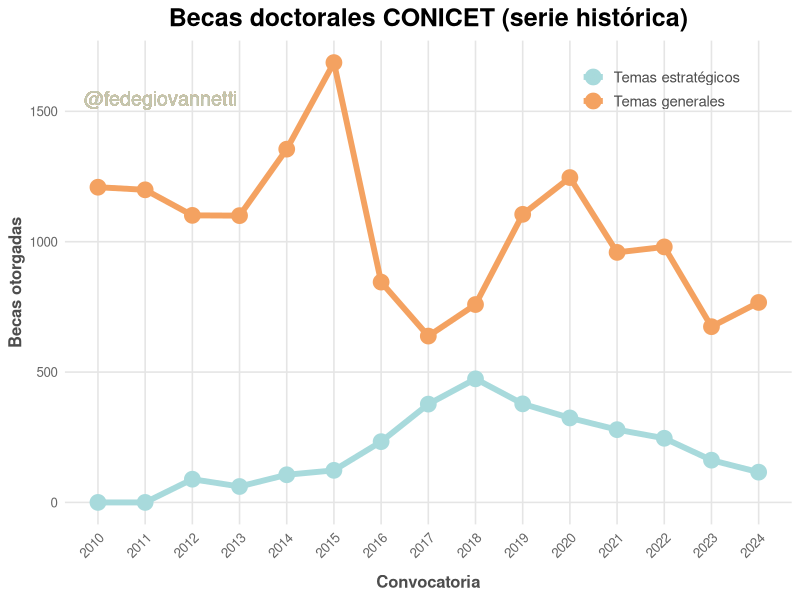
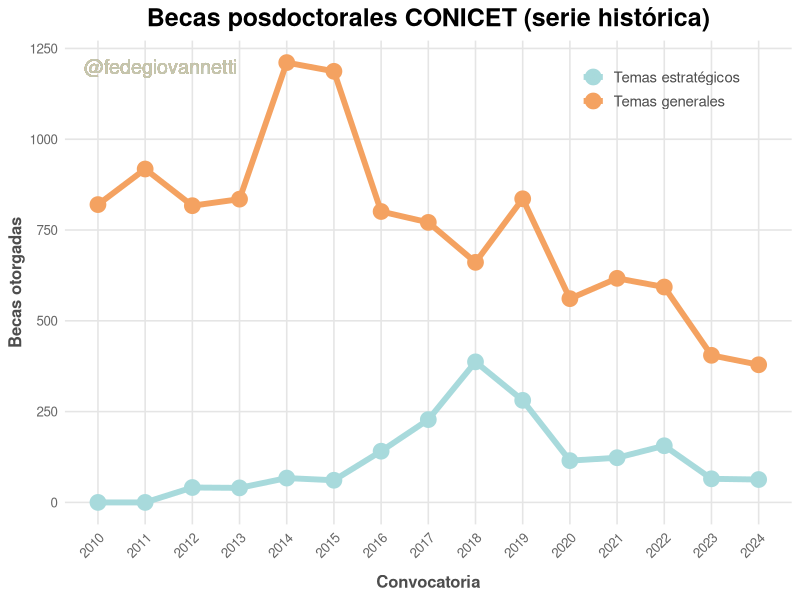

Generate these figures, in order, with R:
## ---- chunk 1

library(dplyr)
library(ggplot2)
library(tidyr)

datos <- read.csv("data/ingresos_totales.csv", fileEncoding = "latin1", sep = ";")

theme_litera_minimal <- function(base_size = 12, base_family = "sans") {
  theme_minimal(base_size = base_size, base_family = base_family) +
    theme(
      plot.title = element_text(face = "bold", size = base_size * 1.5, hjust = 0.5),
      plot.subtitle = element_text(size = base_size * 1.1, hjust = 0.5, color = "gray40"),
      plot.caption = element_text(size = base_size * 0.8, color = "gray50", hjust = 1),
      axis.title = element_text(face = "bold", size = base_size, color = "gray30"),
      axis.text = element_text(color = "gray40"),
      panel.grid.major = element_line(color = "gray90"),
      panel.grid.minor = element_blank(),
      panel.background = element_rect(fill = "white", color = NA),
      plot.background = element_rect(fill = "white", color = NA),
      legend.position = "bottom",
      legend.title = element_blank(),
      legend.text = element_text(size = base_size * 0.9, color = "gray30")
    )
}



scale_color_pastel <- function() {
  scale_color_manual(values = c(
    "#A8DADC",  # light teal
    "#F4A261",  # soft orange
    "#E5989B",  # dusty pink
    "#B5E48C",  # mint green
    "#9D4EDD",  # soft violet
    "#FFD6A5",  # peach
    "#8ECAE6"   # sky blue
  ))
}

## ---- chunk 2

datos %>% 
  filter(TIPO.CONVOCATORIA == "BECA DOCTORAL") %>% 
  pivot_longer(cols = -c(TIPO.CONVOCATORIA, AÑO),names_to = "Temas", values_to = "Becas") %>% 
  mutate(Temas = case_when(
    Temas == "TOTAL.ESTRATEGICOS" ~ "Temas estratégicos",
    Temas == "TOTAL.GENERALES"  ~ "Temas generales"
  )) %>% 
  
  ggplot(aes(x = AÑO, y = Becas, color = Temas))+
  geom_line(linewidth = 2)+
  geom_point(size = 5)+
  theme_minimal(base_size = 18)+
  scale_x_continuous(limits = c(2010, 2024), breaks = c(2010:2024))+
  # scale_y_continuous(limits = c(300, 1300), breaks = seq(300,1300, by = 100))+
  ggtitle("Becas doctorales CONICET (serie histórica)")+
  theme_litera_minimal() +
  theme(
    legend.title = element_blank(),
    legend.position = c(0.82, 0.9),
    axis.text.x = element_text(angle = 45, vjust = 1, hjust = 1),
    axis.title.x = element_text(margin = margin(t = 10)),
    plot.subtitle = element_text(size=14, face="italic", color="black")
  ) +
  labs(y = "Becas otorgadas", x = "Convocatoria")+
  geom_text(aes(label = "@fedegiovannetti", x = 2011, y = 1550), size = 5, alpha = 0.5, hjust = 0.4)+
  scale_color_pastel()

## ---- chunk 3

datos %>% 
  filter(TIPO.CONVOCATORIA == "BECA POSDOC") %>% 
  pivot_longer(cols = -c(TIPO.CONVOCATORIA, AÑO),names_to = "Temas", values_to = "Becas") %>% 
  mutate(Temas = case_when(
    Temas == "TOTAL.ESTRATEGICOS" ~ "Temas estratégicos",
    Temas == "TOTAL.GENERALES"  ~ "Temas generales"
  )) %>% 
  
  ggplot(aes(x = AÑO, y = Becas, color = Temas))+
  geom_line(linewidth = 2)+
  geom_point(size = 5)+
  theme_minimal(base_size = 18)+
  scale_x_continuous(limits = c(2010, 2024), breaks = c(2010:2024))+
  ggtitle("Becas posdoctorales CONICET (serie histórica)")+
  theme_litera_minimal() +
  theme(
    legend.title = element_blank(),
    legend.position = c(0.82, 0.9),
    axis.text.x = element_text(angle = 45, vjust = 1, hjust = 1),
    axis.title.x = element_text(margin = margin(t = 10)),
    plot.subtitle = element_text(size=14, face="italic", color="black")
  ) +
  labs(y = "Becas otorgadas", x = "Convocatoria")+
  geom_text(aes(label = "@fedegiovannetti", x = 2011, y = 1200), size = 5, alpha = 0.5, hjust = 0.4)+
  scale_color_pastel()

